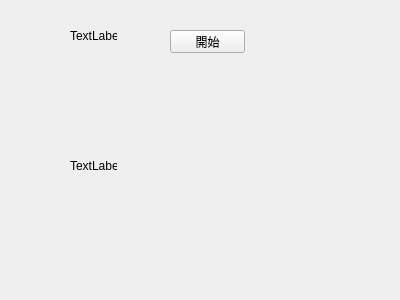
<?xml version="1.0" encoding="UTF-8"?>
<ui version="4.0">
 <class>Widget</class>
 <widget class="QWidget" name="Widget">
  <property name="geometry">
   <rect>
    <x>0</x>
    <y>0</y>
    <width>400</width>
    <height>300</height>
   </rect>
  </property>
  <property name="windowTitle">
   <string>Widget</string>
  </property>
  <widget class="QLabel" name="label">
   <property name="geometry">
    <rect>
     <x>70</x>
     <y>30</y>
     <width>47</width>
     <height>12</height>
    </rect>
   </property>
   <property name="text">
    <string>TextLabel</string>
   </property>
  </widget>
  <widget class="QPushButton" name="pushButton">
   <property name="geometry">
    <rect>
     <x>170</x>
     <y>30</y>
     <width>75</width>
     <height>23</height>
    </rect>
   </property>
   <property name="text">
    <string>開始</string>
   </property>
  </widget>
  <widget class="QLabel" name="label_2">
   <property name="geometry">
    <rect>
     <x>70</x>
     <y>160</y>
     <width>47</width>
     <height>12</height>
    </rect>
   </property>
   <property name="text">
    <string>TextLabel</string>
   </property>
  </widget>
 </widget>
 <layoutdefault spacing="6" margin="11"/>
 <resources/>
 <connections/>
</ui>
